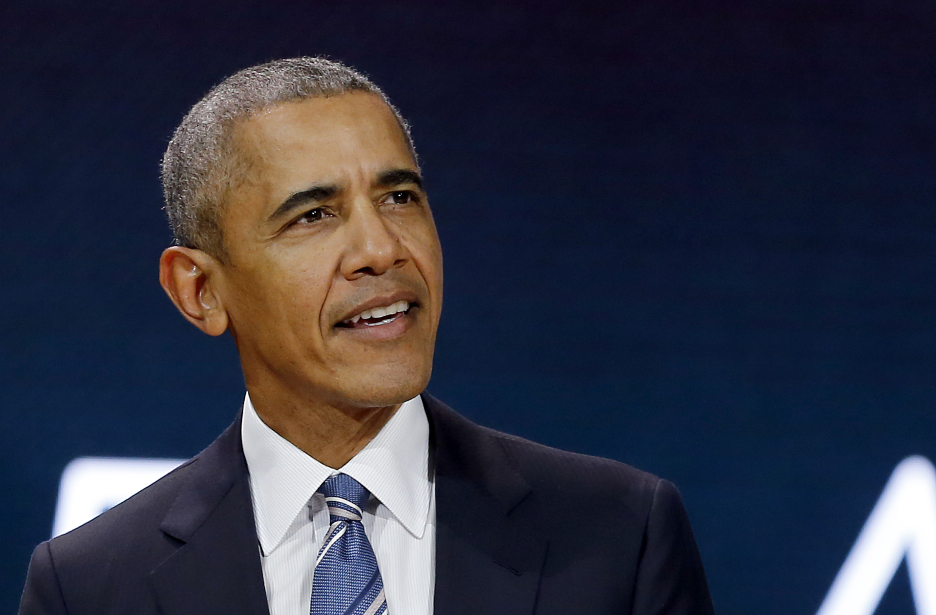
#> input picture ImageProcessing/barack-obama.jpeg, 1872 x 1230 px (shown at 1/2 size)
$ python ex1.py
#> lines starting #> are read from the running program, lines starting #| are printed output that depends on the picture
from PIL import Image
import numpy


#load image :

img = Image.open('barack-obama.jpeg')
#> img is the input picture: PIL image 1872x1230 RGB; mean R, G, B 47.3, 49.3, 64.2

array = numpy.array(img)

reduce_factor = 0.45

array = array*reduce_factor
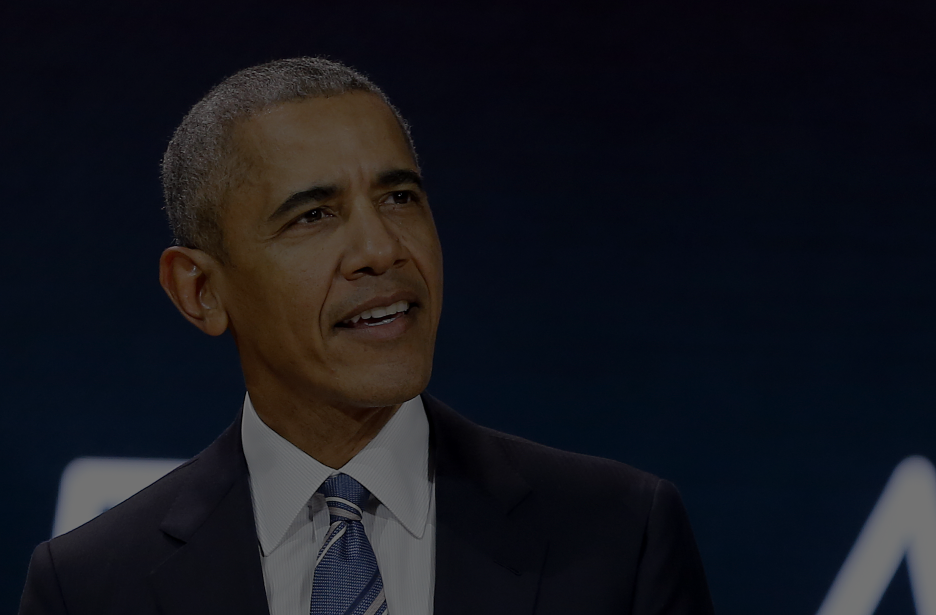
#> array: shape (1230, 1872, 3) float64 (shown at 1/2 size); mean R, G, B 21.3, 22.2, 28.9

img = Image.fromarray(array.astype('uint8'))

img.save('new.png')

#cropping the image:
img = Image.open('barack-obama.jpeg')

array = numpy.array(img)

array = array[30 : 800, 90:800, 0:3]
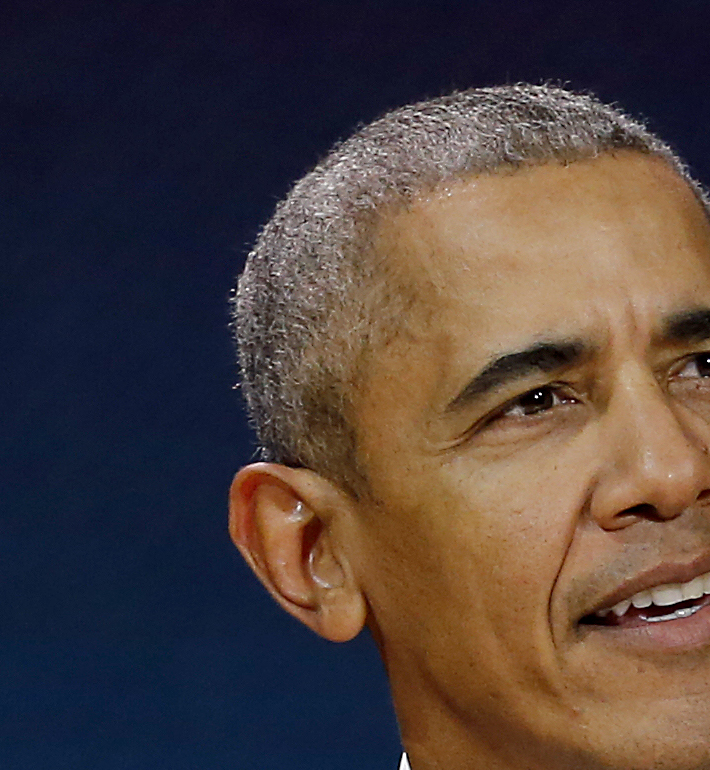
#> array: shape (770, 710, 3); mean R, G, B 77.9, 64.3, 61.3

img = Image.fromarray(array.astype('uint8'))
img.save('new1.png')


#nullify all blue pixels :
img = Image.open('barack-obama.jpeg')
array = numpy.array(img)
print(array.shape)
#| (1230, 1872, 3)
for i in range(array.shape[0]):
    for j in range(array.shape[1]) :
        #print('Pixel : ', i, j)
        array[i][j][0] = 0
        array[i][j][1] = 0
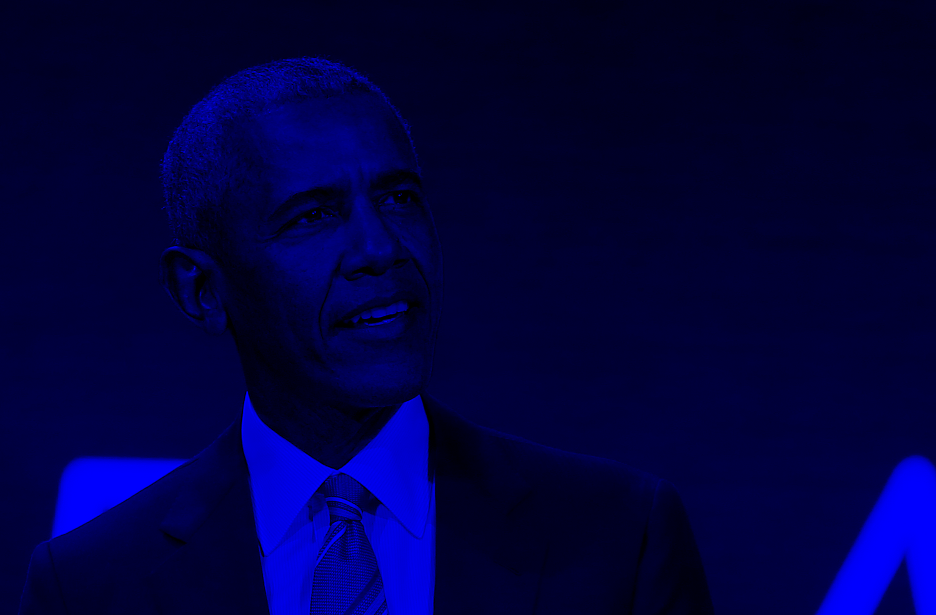
#> array: shape (1230, 1872, 3) (shown at 1/2 size); mean R, G, B 0, 0, 64.2

img = Image.fromarray(array.astype('uint8'))

img.save('ex3.png')
